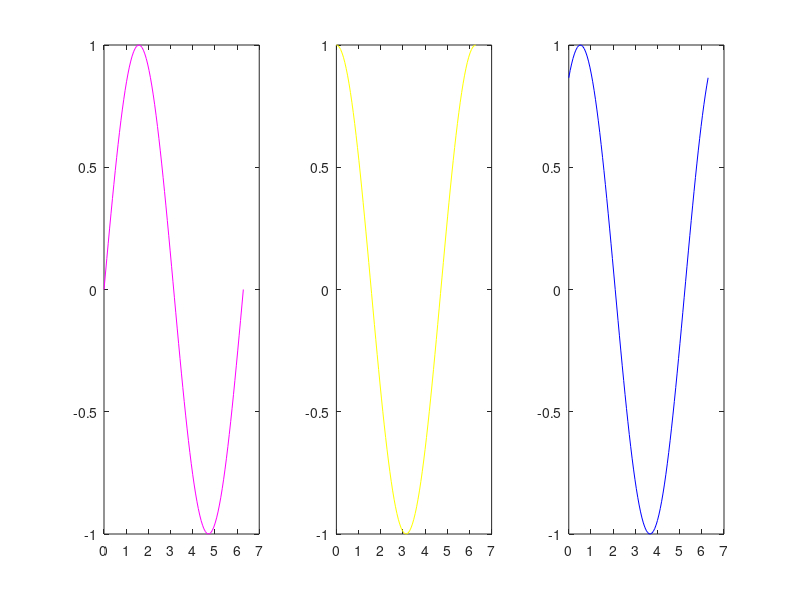

Source code (MATLAB):
x=linspace(0,2*pi);
y = sin(x);
subplot(131);
plot(x,y,'m');
y = sin(x+pi/2);
subplot(132);
plot(x,y,'y');
y = sin(x+pi/3);
subplot(133);
plot(x,y,'b');